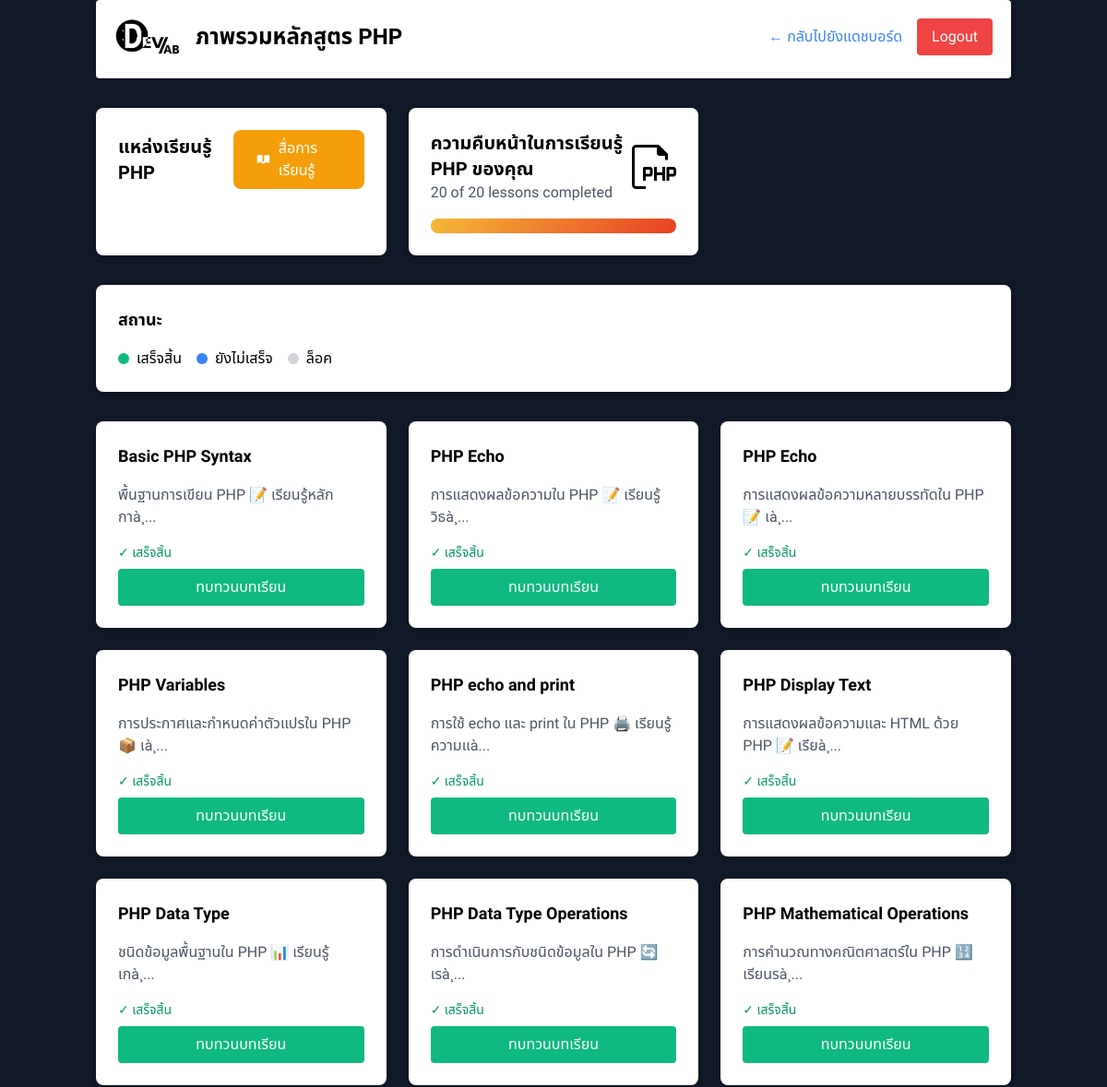
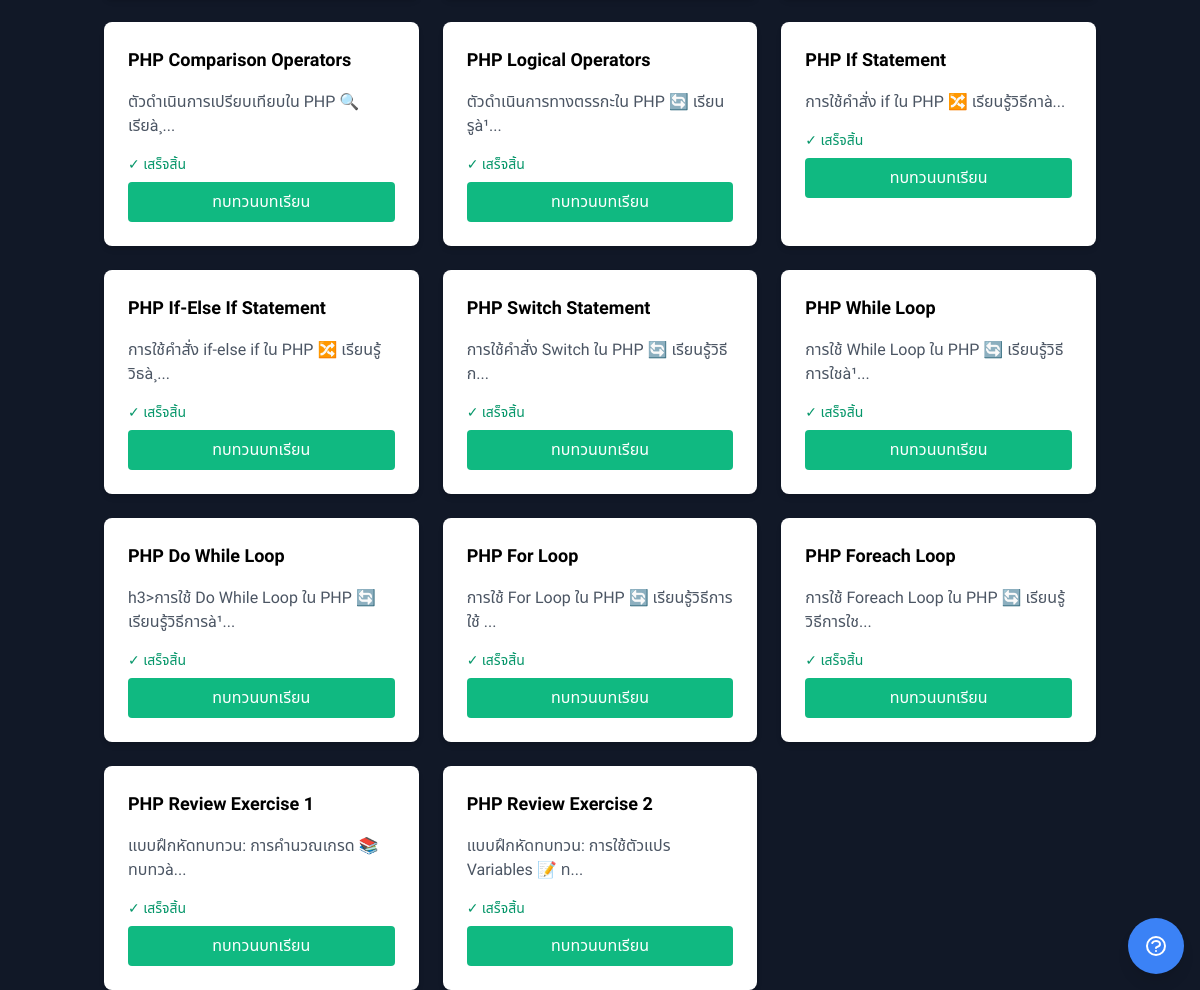
/dashboard_php_detail.php (signed in), run on the app's committed database (2 pictures, top to bottom).
### tables this page shows
CREATE TABLE `lessons` (
  `id` int(11) NOT NULL,
  `language` varchar(20) NOT NULL,
  `title` varchar(100) NOT NULL,
  `description` text DEFAULT NULL,
  `expected_output` text DEFAULT NULL,
  `hint` text DEFAULT NULL,
  `order_num` int(11) NOT NULL
);

### dashboard_php_detail.php (the view, shortened to what this page needs)
<?php
require_once 'config.php';
$stmt = $pdo->prepare("
    SELECT l.*,
           CASE WHEN p.completed = 1 THEN true ELSE false END as is_completed,
           CASE WHEN prev.completed = 1 OR l.id = 41 THEN true ELSE false END as is_available
    FROM lessons l
    LEFT JOIN progress p ON l.id = p.lesson_id AND p.user_id = ? AND p.language = l.language
    LEFT JOIN progress prev ON prev.lesson_id = l.id - 1 AND prev.user_id = ? AND prev.language = l.language
    WHERE l.language = 'php'
    ORDER BY l.order_num
");
$stmt->execute([$_SESSION['user_id'], $_SESSION['user_id']]);
$lessons = $stmt->fetchAll(PDO::FETCH_ASSOC);
$completedLessons = array_filter($lessons, function($lesson) {
    return $lesson['is_completed'];
});
$progress = count($completedLessons) / count($lessons) * 100;
?>
<!DOCTYPE html>
<html>
<head>
    <link href="https://cdn.jsdelivr.net/npm/tailwindcss@2.2.19/dist/tailwind.min.css" rel="stylesheet">
</head>
<body class="bg-gray-900">
    <div class="container mx-auto px-4 ">
        <div class="flex justify-between items-center mb-8 pb-6 border-b bg-white shadow p-5 rounded">
            <div class="flex items-center">
            <a href="dashboard.php">
            <img src="img/devlab.png" alt="DevLab Logo" class="h-10 mr-4">
            </a>
                <h1 class="text-2xl font-bold">ภาพรวมหลักสูตร PHP</h1>
            </div>
            <div class="flex items-center gap-4">
                <a href="dashboard.php" class="text-blue-500 hover:underline">← กลับไปยังแดชบอร์ด</a>
                <a href="logout.php" class="bg-red-500 text-white px-4 py-2 rounded hover:bg-red-600">Logout</a>
            </div>
        </div>
        <div class="grid grid-cols-1 md:grid-cols-2 lg:grid-cols-3 gap-6">
    <div class="bg-white p-6 rounded-lg shadow-md mb-8">
        <div class="flex items-center justify-between mb-4">
            <h2 class="text-xl font-semibold">แหล่งเรียนรู้ PHP</h2>
            <a href="php_knowledge.php"
               class="bg-yellow-500 hover:bg-yellow-600 text-white px-6 py-2 rounded-lg transition-colors flex items-center gap-2">
                สื่อการเรียนรู้
            </a>
        </div>
    </div>
    <div class="bg-white p-6 rounded-lg shadow-md mb-8">
        <div class="flex items-center justify-between mb-4">
            <div>
                <h2 class="text-xl font-semibold">ความคืบหน้าในการเรียนรู้ PHP ของคุณ</h2>
                <p class="text-gray-600">
                    <?php echo count($completedLessons); ?> of <?php echo count($lessons); ?> lessons completed
                </p>
            </div>
            <img src="img/php.png" alt="PHP Logo" class="h-12">
        </div>
        <div class="w-full bg-gray-200 rounded-full h-4">
            <div class="php-gradient h-4 rounded-full transition-all duration-500"
                 style="width: <?php echo $progress; ?>%">
            </div>
        </div>
    </div>
</div>
        <div class="bg-white p-6 rounded-lg shadow-md mb-8">
            <h3 class="text-lg font-semibold mb-4">สถานะ</h3>
            <div class="flex gap-4">
                <div class="flex items-center">
                    <span class="w-3 h-3 bg-green-500 rounded-full mr-2"></span>
                    <span>เสร็จสิ้น</span>
                </div>
                <div class="flex items-center">
                    <span class="w-3 h-3 bg-blue-500 rounded-full mr-2"></span>
                    <span>ยังไม่เสร็จ</span>
                </div>
                <div class="flex items-center">
                    <span class="w-3 h-3 bg-gray-300 rounded-full mr-2"></span>
                    <span>ล็อค</span>
                </div>
            </div>
        </div>
        <div class="grid grid-cols-1 md:grid-cols-2 lg:grid-cols-3 gap-6">
        <?php foreach ($lessons as $lesson): ?>
    <div class="lesson-card bg-white rounded-lg shadow-md overflow-hidden relative <?php echo (!$lesson['is_completed'] && !$lesson['is_available']) ? 'opacity-50' : ''; ?>">
        <div class="p-6">
            <div class="flex justify-between items-start mb-4">
                <h3 class="text-lg font-semibold">
                    <?php echo htmlspecialchars($lesson['title']); ?>
                </h3>
            </div>
            <div class="text-gray-600 mb-4 prose">
                <?php
                $description = strip_tags($lesson['description']);
                echo substr($description, 0, 100) . (strlen($description) > 100 ? '...' : '');
                ?>
            </div>
            <div class="mt-4 space-y-2">
                <?php if ($lesson['is_completed']): ?>
                    <span class="block text-green-600 text-sm mb-2">
                        ✓ เสร็จสิ้น
                    </span>
                <?php endif; ?>
                <?php if ($lesson['is_available']): ?>
                    <?php if ($lesson['is_completed']): ?>
                        <div class="flex gap-2">
                            <a href="php_lesson.php?lesson=<?php echo $lesson['id']; ?>"
                               class="flex-1 text-center bg-green-500 text-white px-4 py-2 rounded hover:bg-green-600 transition">
                                ทบทวนบทเรียน
                            </a>
                        </div>
                    <?php endif; ?>
                <?php endif; ?>
            </div>
        </div>
    </div>
<?php endforeach; ?>
        </div>
    </div>
    <div class="fixed bottom-4 right-4">
        <button onclick="alert('Need help with PHP? Contact our support team for assistance!')"
                class="bg-blue-500 text-white p-4 rounded-full shadow-lg hover:bg-blue-600 transition-colors">
        </button>
    </div>
</body>
</html>

### dashboard_php_detail.php (style rules this page uses)
:root { --font-thai: 'IBM Plex Sans Thai', 'Noto Sans Thai', sans-serif; --font-english: 'IBM Plex Sans', 'Noto Sans', sans-serif; }
body { font-family: var(--font-thai); }
.lesson-card { transition: all 0.3s ease; }
.php-gradient { background: linear-gradient(135deg,rgb(245, 185, 57) 0%,rgb(231, 63, 34) 100%); }

### data on the page
lessons: title "Basic PHP Syntax", description "พื้นฐานการเขียน PHP 📝 เรียนรู้หลักกาà¸"
lessons: title "PHP Echo", description "การแสดงผลข้อความใน PHP 📝 เรียนรู้วิธà¸"
lessons: title "PHP Echo", description "การแสดงผลข้อความหลายบรรทัดใน PHP 📝 เà¸"
lessons: title "PHP Variables", description "การประกาศและกำหนดค่าตัวแปรใน PHP 📦 เà¸"
lessons: title "PHP echo and print", description "การใช้ echo และ print ใน PHP 🖨️ เรียนรู้ความแà"
lessons: title "PHP Display Text", description "การแสดงผลข้อความและ HTML ด้วย PHP 📝 เรียà¸"
lessons: title "PHP Data Type", description "ชนิดข้อมูลพื้นฐานใน PHP 📊 เรียนรู้เกà¸"
lessons: title "PHP Data Type Operations", description "การดำเนินการกับชนิดข้อมูลใน PHP 🔄 เรà¸"
lessons: title "PHP Mathematical Operations", description "การคำนวณทางคณิตศาสตร์ใน PHP 🔢 เรียนรà¸"
lessons: title "PHP Comparison Operators", description "ตัวดำเนินการเปรียบเทียบใน PHP 🔍 เรียà¸"
lessons: title "PHP Logical Operators", description "ตัวดำเนินการทางตรรกะใน PHP 🔄 เรียนรูà¹"
lessons: title "PHP If Statement", description "การใช้คำสั่ง if ใน PHP 🔀 เรียนรู้วิธีกาà"
lessons: title "PHP If-Else If Statement", description "การใช้คำสั่ง if-else if ใน PHP 🔀 เรียนรู้วิธà¸"
lessons: title "PHP Switch Statement", description "การใช้คำสั่ง Switch ใน PHP 🔄 เรียนรู้วิธีก"
lessons: title "PHP While Loop", description "การใช้ While Loop ใน PHP 🔄 เรียนรู้วิธีการใชà¹"
lessons: title "PHP Do While Loop", description "h3>การใช้ Do While Loop ใน PHP 🔄 เรียนรู้วิธีการà¹"
lessons: title "PHP For Loop", description "การใช้ For Loop ใน PHP 🔄 เรียนรู้วิธีการใช้"
lessons: title "PHP Foreach Loop", description "การใช้ Foreach Loop ใน PHP 🔄 เรียนรู้วิธีการใช"
lessons: title "PHP Review Exercise 1", description "แบบฝึกหัดทบทวน: การคำนวณเกรด 📚 ทบทวà"
lessons: title "PHP Review Exercise 2", description "แบบฝึกหัดทบทวน: การใช้ตัวแปร Variables 📝 ท"

### other printed values
count($completedLessons) "20"
count($lessons) "20"
